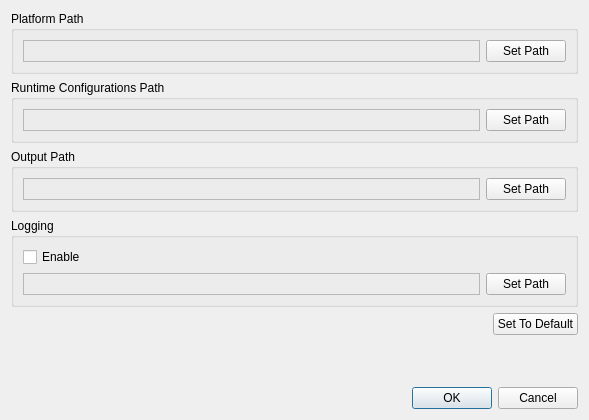
<?xml version="1.0" encoding="UTF-8"?>
<ui version="4.0">
 <class>PreferencesDialogClass</class>
 <widget class="QDialog" name="PreferencesDialogClass">
  <property name="windowModality">
   <enum>Qt::ApplicationModal</enum>
  </property>
  <property name="geometry">
   <rect>
    <x>0</x>
    <y>0</y>
    <width>589</width>
    <height>420</height>
   </rect>
  </property>
  <property name="contextMenuPolicy">
   <enum>Qt::NoContextMenu</enum>
  </property>
  <property name="windowTitle">
   <string>Preferences</string>
  </property>
  <property name="modal">
   <bool>true</bool>
  </property>
  <layout class="QVBoxLayout" name="verticalLayout_5">
   <item>
    <widget class="QGroupBox" name="groupBox_2">
     <property name="title">
      <string>Platform Path</string>
     </property>
     <layout class="QVBoxLayout" name="verticalLayout_2">
      <item>
       <layout class="QHBoxLayout" name="horizontalLayout_2">
        <item>
         <widget class="QLabel" name="_platformPathLabel">
          <property name="sizePolicy">
           <sizepolicy hsizetype="Expanding" vsizetype="Preferred">
            <horstretch>0</horstretch>
            <verstretch>0</verstretch>
           </sizepolicy>
          </property>
          <property name="frameShape">
           <enum>QFrame::StyledPanel</enum>
          </property>
          <property name="frameShadow">
           <enum>QFrame::Sunken</enum>
          </property>
          <property name="text">
           <string/>
          </property>
         </widget>
        </item>
        <item>
         <widget class="QPushButton" name="_platformPathButton">
          <property name="text">
           <string>Set Path</string>
          </property>
         </widget>
        </item>
       </layout>
      </item>
     </layout>
    </widget>
   </item>
   <item>
    <widget class="QGroupBox" name="groupBox_4">
     <property name="title">
      <string>Runtime Configurations Path</string>
     </property>
     <layout class="QVBoxLayout" name="verticalLayout_4">
      <item>
       <layout class="QHBoxLayout" name="horizontalLayout_4">
        <item>
         <widget class="QLabel" name="_runtimeConfPathLabel">
          <property name="sizePolicy">
           <sizepolicy hsizetype="Expanding" vsizetype="Preferred">
            <horstretch>0</horstretch>
            <verstretch>0</verstretch>
           </sizepolicy>
          </property>
          <property name="frameShape">
           <enum>QFrame::StyledPanel</enum>
          </property>
          <property name="frameShadow">
           <enum>QFrame::Sunken</enum>
          </property>
          <property name="text">
           <string/>
          </property>
         </widget>
        </item>
        <item>
         <widget class="QPushButton" name="_runtimeConfigPathButton">
          <property name="text">
           <string>Set Path</string>
          </property>
         </widget>
        </item>
       </layout>
      </item>
     </layout>
    </widget>
   </item>
   <item>
    <widget class="QGroupBox" name="groupBox_3">
     <property name="title">
      <string>Output Path</string>
     </property>
     <layout class="QVBoxLayout" name="verticalLayout_3">
      <item>
       <layout class="QHBoxLayout" name="horizontalLayout_3">
        <item>
         <widget class="QLabel" name="_outputPathLabel">
          <property name="sizePolicy">
           <sizepolicy hsizetype="Expanding" vsizetype="Preferred">
            <horstretch>0</horstretch>
            <verstretch>0</verstretch>
           </sizepolicy>
          </property>
          <property name="frameShape">
           <enum>QFrame::StyledPanel</enum>
          </property>
          <property name="frameShadow">
           <enum>QFrame::Sunken</enum>
          </property>
          <property name="text">
           <string/>
          </property>
         </widget>
        </item>
        <item>
         <widget class="QPushButton" name="_outputPathButton">
          <property name="text">
           <string>Set Path</string>
          </property>
         </widget>
        </item>
       </layout>
      </item>
     </layout>
    </widget>
   </item>
   <item>
    <widget class="QGroupBox" name="groupBox">
     <property name="title">
      <string>Logging</string>
     </property>
     <layout class="QVBoxLayout" name="verticalLayout">
      <item>
       <widget class="QCheckBox" name="_loggingCB">
        <property name="text">
         <string>Enable</string>
        </property>
       </widget>
      </item>
      <item>
       <layout class="QHBoxLayout" name="horizontalLayout_5">
        <item>
         <widget class="QLabel" name="_logPathLabel">
          <property name="sizePolicy">
           <sizepolicy hsizetype="Expanding" vsizetype="Preferred">
            <horstretch>0</horstretch>
            <verstretch>0</verstretch>
           </sizepolicy>
          </property>
          <property name="frameShape">
           <enum>QFrame::StyledPanel</enum>
          </property>
          <property name="frameShadow">
           <enum>QFrame::Sunken</enum>
          </property>
          <property name="text">
           <string/>
          </property>
         </widget>
        </item>
        <item>
         <widget class="QPushButton" name="_logPathButton">
          <property name="text">
           <string>Set Path</string>
          </property>
         </widget>
        </item>
       </layout>
      </item>
     </layout>
    </widget>
   </item>
   <item>
    <layout class="QHBoxLayout" name="horizontalLayout">
     <item>
      <spacer name="horizontalSpacer">
       <property name="orientation">
        <enum>Qt::Horizontal</enum>
       </property>
       <property name="sizeHint" stdset="0">
        <size>
         <width>40</width>
         <height>20</height>
        </size>
       </property>
      </spacer>
     </item>
     <item>
      <widget class="QPushButton" name="_setToDefaultButton">
       <property name="text">
        <string>Set To Default</string>
       </property>
      </widget>
     </item>
    </layout>
   </item>
   <item>
    <spacer name="verticalSpacer">
     <property name="orientation">
      <enum>Qt::Vertical</enum>
     </property>
     <property name="sizeHint" stdset="0">
      <size>
       <width>20</width>
       <height>13</height>
      </size>
     </property>
    </spacer>
   </item>
   <item>
    <widget class="QDialogButtonBox" name="buttonBox">
     <property name="orientation">
      <enum>Qt::Horizontal</enum>
     </property>
     <property name="standardButtons">
      <set>QDialogButtonBox::Cancel|QDialogButtonBox::Ok</set>
     </property>
    </widget>
   </item>
  </layout>
 </widget>
 <resources/>
 <connections>
  <connection>
   <sender>buttonBox</sender>
   <signal>accepted()</signal>
   <receiver>PreferencesDialogClass</receiver>
   <slot>accept()</slot>
   <hints>
    <hint type="sourcelabel">
     <x>248</x>
     <y>254</y>
    </hint>
    <hint type="destinationlabel">
     <x>157</x>
     <y>274</y>
    </hint>
   </hints>
  </connection>
  <connection>
   <sender>buttonBox</sender>
   <signal>rejected()</signal>
   <receiver>PreferencesDialogClass</receiver>
   <slot>reject()</slot>
   <hints>
    <hint type="sourcelabel">
     <x>316</x>
     <y>260</y>
    </hint>
    <hint type="destinationlabel">
     <x>286</x>
     <y>274</y>
    </hint>
   </hints>
  </connection>
 </connections>
</ui>
